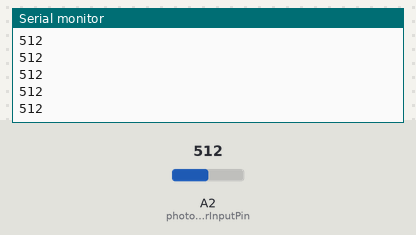
A sketch run on a simulated Arduino Uno, built with avr-gcc and run on an emulated ATmega328P. On the bench: the last lines printed to the serial monitor. The inputs (shaded band) are chosen by the test bench; at power-on: A2 (photoSensorInputPin) = 512.

Above: at 1.2 s.
1.3 s: A2 (photoSensorInputPin) set to 716
At 2.0 s:
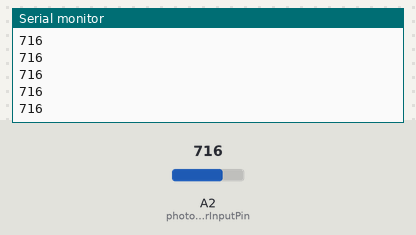
2.8 s: A2 (photoSensorInputPin) set to 900
At 3.8 s:
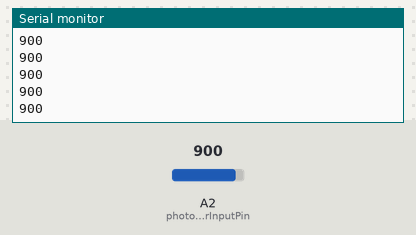
Timing chart, 0 to 5.8 s (numbered marks = the images above; inputs shaded):
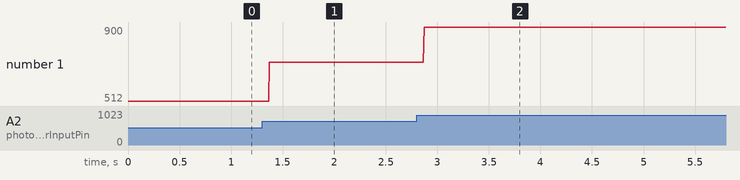

The sketch:

photoresistor.ino
```cpp
/*
 * test program for photosensitive resistor
 *
 * The component is said by Adafruit to have a resistance of 5,000-10,000 ohm
 * in full light, 200,000 ohm in the dark.
 *
 * Using a 10,000 ohm pulldown resistor, the sensor reads:
 *     ~120 in a dimly-lit room, covered by a black cloth
 *     ~690 in typical artificial light
 *     ~880 in the beam of an LED flashlight
 */

const int photoSensorInputPin = A2;

void setup()
{
  Serial.begin(9600);
}

void loop()
{
   int sensorValue = analogRead(photoSensorInputPin);
   Serial.println(sensorValue);
}
```

Measured:
- after the input at 1.3 s, the serial monitor: prints a new line after 0.07 s (image 1)
- after the input at 2.8 s, the serial monitor: prints a new line after 0.07 s (image 2)
- plotted number 1: 512 → 716 after the input at 1.3 s, 716 → 900 after the input at 2.8 s
